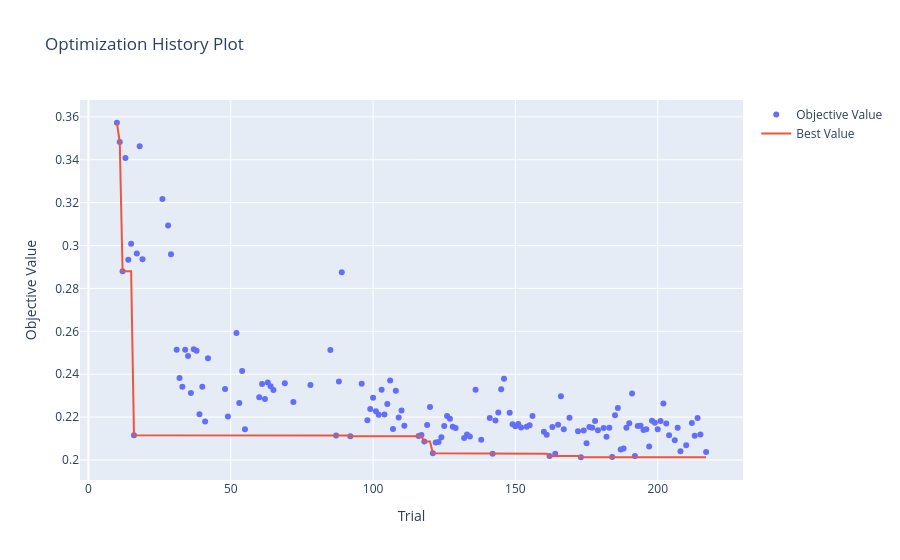
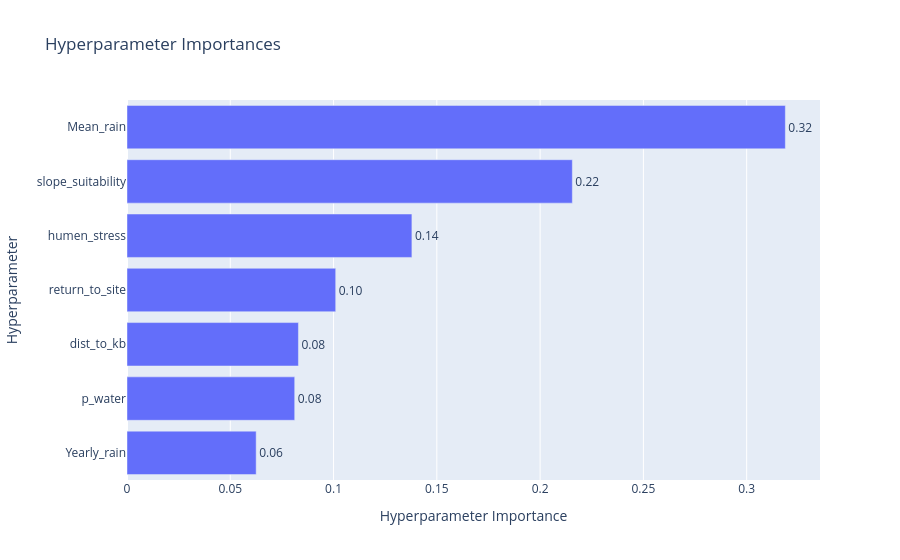
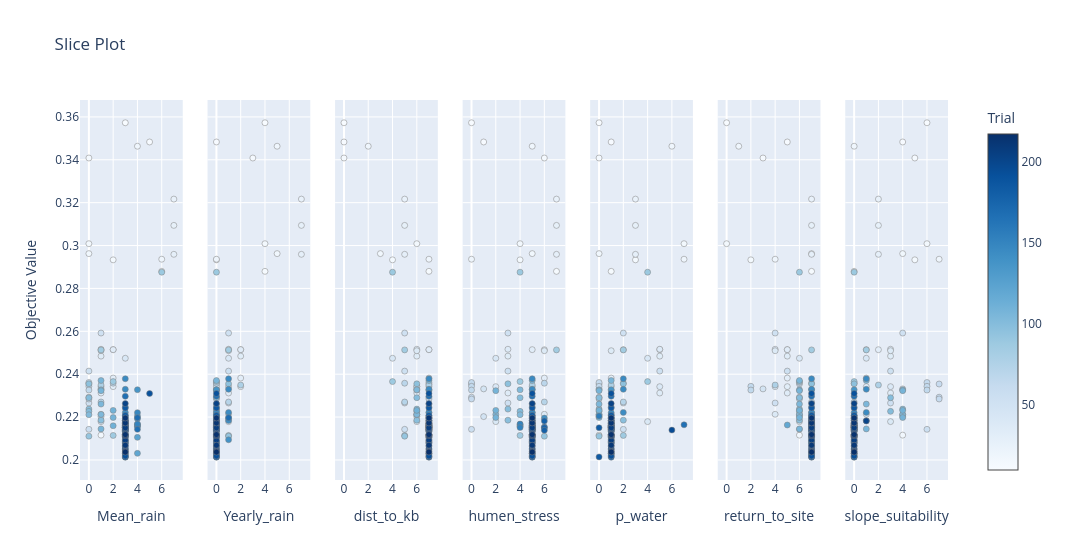

The notebook cell saved with these charts, in order:
### Code cell
import os
import optuna
import optuna.visualization as vis
import pandas as pd
import model

# 1. Load the study (Read-only mode is safer for analysis)
study_analysis = optuna.load_study(
    study_name="opt_2_26_v1",
    storage="sqlite:///" + os.path.join(model.RESULTS_DIR, "run", "opt_run.db"),
)

print(f"Number of finished trials: {len(study_analysis.trials)}")
print(f"Best trial value: {study_analysis.best_value}")
print("Best parameters:")
for key, value in study_analysis.best_params.items():
    print(f"  {key}: {value}")

# 2. Plot Optimization History (Check for convergence)
vis.plot_optimization_history(study_analysis).show()

# 3. Plot Hyperparameter Importances (See which params matter most)
# Note: Requires more than one parameter to be effective
vis.plot_param_importances(study_analysis).show()

# 4. Plot Slice (Visualize individual parameter distributions vs objective)
vis.plot_slice(study_analysis).show()

### Figure 1 — Plotly figure (JSON) as saved in the notebook; plotly's stock layout.template omitted (floating-point values rounded to 4 significant figures; data arrays with more than 128 entries replaced by an {"elided": "..."} marker saying what was removed)
{"data": [{"mode": "markers", "name": "Objective Value", "type": "scatter", "x": {"elided": "143 int values"}, "y": {"elided": "143 float values"}}, {"mode": "lines", "name": "Best Value", "type": "scatter", "x": {"elided": "218 int values"}, "y": {"elided": "218 float values"}}, {"marker": {"color": "#cccccc"}, "mode": "markers", "name": "Infeasible Trial", "showlegend": false, "type": "scatter", "x": [], "y": []}], "layout": {"title": {"text": "Optimization History Plot"}, "xaxis": {"title": {"text": "Trial"}}, "yaxis": {"title": {"text": "Objective Value"}}}}

### Figure 2 — Plotly figure (JSON) as saved in the notebook; plotly's stock layout.template omitted (floating-point values rounded to 4 significant figures)
{"data": [{"cliponaxis": false, "hovertemplate": ["Yearly_rain (IntDistribution): 0.06253419240811121<extra></extra>", "p_water (IntDistribution): 0.0811903609733512<extra></extra>", "dist_to_kb (IntDistribution): 0.08299325494059329<extra></extra>", "return_to_site (IntDistribution): 0.10103588021639957<extra></extra>", "humen_stress (IntDistribution): 0.1379253191786129<extra></extra>", "slope_suitability (IntDistribution): 0.21559897901700475<extra></extra>", "Mean_rain (IntDistribution): 0.31872201326592703<extra></extra>"], "name": "Objective Value", "orientation": "h", "text": ["0.06", "0.08", "0.08", "0.10", "0.14", "0.22", "0.32"], "textposition": "outside", "type": "bar", "x": [0.06253, 0.08119, 0.08299, 0.101, 0.1379, 0.2156, 0.3187], "y": ["Yearly_rain", "p_water", "dist_to_kb", "return_to_site", "humen_stress", "slope_suitability", "Mean_rain"]}], "layout": {"title": {"text": "Hyperparameter Importances"}, "xaxis": {"title": {"text": "Hyperparameter Importance"}}, "yaxis": {"title": {"text": "Hyperparameter"}}}}

### Figure 3 — Plotly figure (JSON) as saved in the notebook; plotly's stock layout.template omitted (floating-point values rounded to 4 significant figures; data arrays with more than 128 entries replaced by an {"elided": "..."} marker saying what was removed)
{"data": [{"marker": {"color": {"elided": "143 int values"}, "colorbar": {"title": {"text": "Trial"}, "x": 1, "xpad": 40}, "colorscale": [[0, "rgb(247,251,255)"], [0.125, "rgb(222,235,247)"], [0.25, "rgb(198,219,239)"], [0.375, "rgb(158,202,225)"], [0.5, "rgb(107,174,214)"], [0.625, "rgb(66,146,198)"], [0.75, "rgb(33,113,181)"], [0.875, "rgb(8,81,156)"], [1, "rgb(8,48,107)"]], "line": {"color": "Grey", "width": 0.5}, "showscale": true}, "mode": "markers", "name": "Feasible Trial", "showlegend": false, "type": "scatter", "x": {"elided": "143 int values"}, "xaxis": "x", "y": {"elided": "143 float values"}, "yaxis": "y"}, {"marker": {"color": {"elided": "143 int values"}, "colorbar": {"title": {"text": "Trial"}, "x": 1, "xpad": 40}, "colorscale": [[0, "rgb(247,251,255)"], [0.125, "rgb(222,235,247)"], [0.25, "rgb(198,219,239)"], [0.375, "rgb(158,202,225)"], [0.5, "rgb(107,174,214)"], [0.625, "rgb(66,146,198)"], [0.75, "rgb(33,113,181)"], [0.875, "rgb(8,81,156)"], [1, "rgb(8,48,107)"]], "line": {"color": "Grey", "width": 0.5}, "showscale": false}, "mode": "markers", "name": "Feasible Trial", "showlegend": false, "type": "scatter", "x": {"elided": "143 int values"}, "xaxis": "x2", "y": {"elided": "143 float values"}, "yaxis": "y2"}, {"marker": {"color": {"elided": "143 int values"}, "colorbar": {"title": {"text": "Trial"}, "x": 1, "xpad": 40}, "colorscale": [[0, "rgb(247,251,255)"], [0.125, "rgb(222,235,247)"], [0.25, "rgb(198,219,239)"], [0.375, "rgb(158,202,225)"], [0.5, "rgb(107,174,214)"], [0.625, "rgb(66,146,198)"], [0.75, "rgb(33,113,181)"], [0.875, "rgb(8,81,156)"], [1, "rgb(8,48,107)"]], "line": {"color": "Grey", "width": 0.5}, "showscale": false}, "mode": "markers", "name": "Feasible Trial", "showlegend": false, "type": "scatter", "x": {"elided": "143 int values"}, "xaxis": "x3", "y": {"elided": "143 float values"}, "yaxis": "y3"}, {"marker": {"color": {"elided": "143 int values"}, "colorbar": {"title": {"text": "Trial"}, "x": 1, "xpad": 40}, "colorscale": [[0, "rgb(247,251,255)"], [0.125, "rgb(222,235,247)"], [0.25, "rgb(198,219,239)"], [0.375, "rgb(158,202,225)"], [0.5, "rgb(107,174,214)"], [0.625, "rgb(66,146,198)"], [0.75, "rgb(33,113,181)"], [0.875, "rgb(8,81,156)"], [1, "rgb(8,48,107)"]], "line": {"color": "Grey", "width": 0.5}, "showscale": false}, "mode": "markers", "name": "Feasible Trial", "showlegend": false, "type": "scatter", "x": {"elided": "143 int values"}, "xaxis": "x4", "y": {"elided": "143 float values"}, "yaxis": "y4"}, {"marker": {"color": {"elided": "143 int values"}, "colorbar": {"title": {"text": "Trial"}, "x": 1, "xpad": 40}, "colorscale": [[0, "rgb(247,251,255)"], [0.125, "rgb(222,235,247)"], [0.25, "rgb(198,219,239)"], [0.375, "rgb(158,202,225)"], [0.5, "rgb(107,174,214)"], [0.625, "rgb(66,146,198)"], [0.75, "rgb(33,113,181)"], [0.875, "rgb(8,81,156)"], [1, "rgb(8,48,107)"]], "line": {"color": "Grey", "width": 0.5}, "showscale": false}, "mode": "markers", "name": "Feasible Trial", "showlegend": false, "type": "scatter", "x": {"elided": "143 int values"}, "xaxis": "x5", "y": {"elided": "143 float values"}, "yaxis": "y5"}, {"marker": {"color": {"elided": "143 int values"}, "colorbar": {"title": {"text": "Trial"}, "x": 1, "xpad": 40}, "colorscale": [[0, "rgb(247,251,255)"], [0.125, "rgb(222,235,247)"], [0.25, "rgb(198,219,239)"], [0.375, "rgb(158,202,225)"], [0.5, "rgb(107,174,214)"], [0.625, "rgb(66,146,198)"], [0.75, "rgb(33,113,181)"], [0.875, "rgb(8,81,156)"], [1, "rgb(8,48,107)"]], "line": {"color": "Grey", "width": 0.5}, "showscale": false}, "mode": "markers", "name": "Feasible Trial", "showlegend": false, "type": "scatter", "x": {"elided": "143 int values"}, "xaxis": "x6", "y": {"elided": "143 float values"}, "yaxis": "y6"}, {"marker": {"color": {"elided": "143 int values"}, "colorbar": {"title": {"text": "Trial"}, "x": 1, "xpad": 40}, "colorscale": [[0, "rgb(247,251,255)"], [0.125, "rgb(222,235,247)"], [0.25, "rgb(198,219,239)"], [0.375, "rgb(158,202,225)"], [0.5, "rgb(107,174,214)"], [0.625, "rgb(66,146,198)"], [0.75, "rgb(33,113,181)"], [0.875, "rgb(8,81,156)"], [1, "rgb(8,48,107)"]], "line": {"color": "Grey", "width": 0.5}, "showscale": false}, "mode": "markers", "name": "Feasible Trial", "showlegend": false, "type": "scatter", "x": {"elided": "143 int values"}, "xaxis": "x7", "y": {"elided": "143 float values"}, "yaxis": "y7"}], "layout": {"title": {"text": "Slice Plot"}, "width": 2100, "xaxis": {"anchor": "y", "domain": [0, 0.1184], "title": {"text": "Mean_rain"}}, "xaxis2": {"anchor": "y2", "domain": [0.1469, 0.2653], "title": {"text": "Yearly_rain"}}, "xaxis3": {"anchor": "y3", "domain": [0.2939, 0.4122], "title": {"text": "dist_to_kb"}}, "xaxis4": {"anchor": "y4", "domain": [0.4408, 0.5592], "title": {"text": "humen_stress"}}, "xaxis5": {"anchor": "y5", "domain": [0.5878, 0.7061], "title": {"text": "p_water"}}, "xaxis6": {"anchor": "y6", "domain": [0.7347, 0.8531], "title": {"text": "return_to_site"}}, "xaxis7": {"anchor": "y7", "domain": [0.8816, 1.0], "title": {"text": "slope_suitability"}}, "yaxis": {"anchor": "x", "domain": [0, 1], "title": {"text": "Objective Value"}}, "yaxis2": {"anchor": "x2", "domain": [0, 1], "matches": "y", "showticklabels": false}, "yaxis3": {"anchor": "x3", "domain": [0, 1], "matches": "y", "showticklabels": false}, "yaxis4": {"anchor": "x4", "domain": [0, 1], "matches": "y", "showticklabels": false}, "yaxis5": {"anchor": "x5", "domain": [0, 1], "matches": "y", "showticklabels": false}, "yaxis6": {"anchor": "x6", "domain": [0, 1], "matches": "y", "showticklabels": false}, "yaxis7": {"anchor": "x7", "domain": [0, 1], "matches": "y", "showticklabels": false}}}
